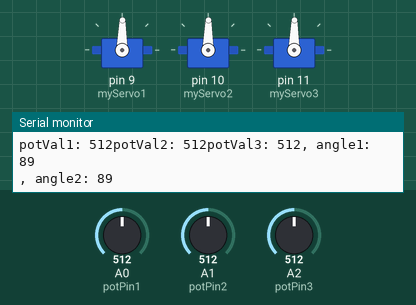
The sketch below on a simulated Arduino Uno, built with avr-gcc and run on an emulated ATmega328P. On the bench: 3 × servo, the last lines printed to the serial monitor. The inputs (shaded band) are chosen by the test bench; at power-on: A0 (potPin1) = 512, A1 (potPin2) = 512, A2 (potPin3) = 512.

Above: at 1.2 s.
1.3 s: A0 (potPin1) set to 560
At 2.3 s:
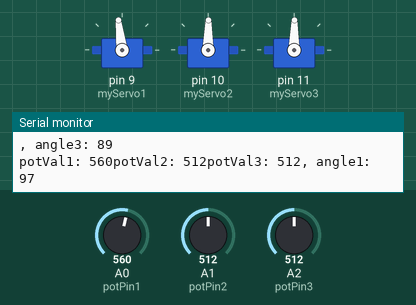
2.8 s: A0 (potPin1) set to 583
At 3.8 s:
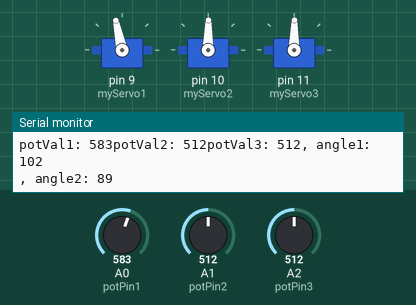
4.4 s: A1 (potPin2) set to 556
At 4.8 s:
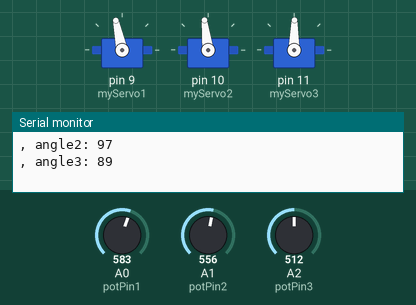
7.4 s: A1 (potPin2) set to 587
At 8.5 s:
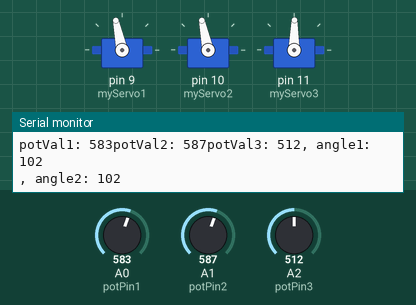
9.0 s: A2 (potPin3) set to 561
At 10.3 s:
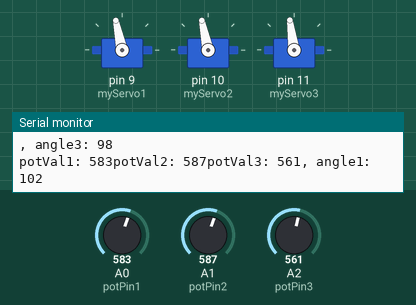
10.6 s: A2 (potPin3) set to 581
At 12.0 s:
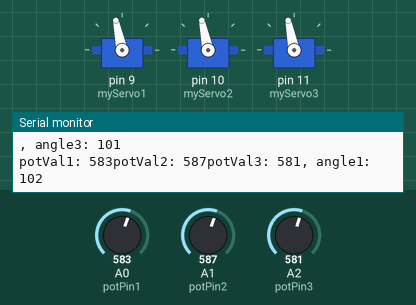
Timing chart, 0 to 13.2 s (numbered marks = the images above; inputs shaded):
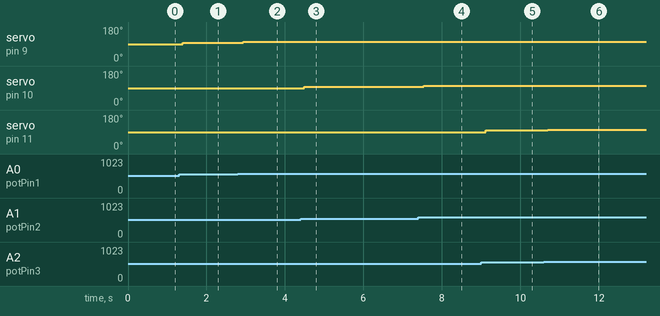

Measured:
- after the input at 1.3 s, servo on pin 9 (myServo1): 89° → 97° after 0.09 s
- after the input at 2.8 s, servo on pin 9 (myServo1): 97° → 102° after 0.14 s
- after the input at 4.4 s, servo on pin 10 (myServo2): 89° → 97° after 0.10 s
- after the input at 7.4 s, servo on pin 10 (myServo2): 97° → 102° after 0.14 s
- after the input at 9.0 s, servo on pin 11 (myServo3): 89° → 98° after 0.12 s
- after the input at 10.6 s, servo on pin 11 (myServo3): 98° → 101° after 0.10 s

The sketch:

sketch_nov12a_3servo.ino
```cpp
/*
Arduino Starter Kit example
Project 5 - Servo Mood Indicator

This sketch is written to accompany Project 5 in the
Arduino Starter Kit

Parts required:
servo motor
10 kilohm potentiometer
2 100 uF electrolytic capacitors

Created 13 September 2012
by Scott Fitzgerald

http://www.arduino.cc/starterKit

This example code is part of the public domain
*/

// include the servo library
#include <Servo.h>

Servo myServo1; // create a servo object
Servo myServo2; // create a servo object
Servo myServo3; // create a servo object

int const potPin1 = A0; // analog pin used to connect the potentiometer
int const potPin2 = A1; // analog pin used to connect the potentiometer
int const potPin3 = A2; // analog pin used to connect the potentiometer
int potVal1; // variable to read the value from the analog pin
int potVal2; // variable to read the value from the analog pin
int potVal3; // variable to read the value from the analog pin
int angle1; // variable to hold the angle for the servo motor
int angle2; // variable to hold the angle for the servo motor
int angle3; // variable to hold the angle for the servo motor

void setup() {
myServo1.attach(9); // attaches the servo on pin 9 to the servo object
myServo2.attach(10); // attaches the servo on pin 9 to the servo object
myServo3.attach(11); // attaches the servo on pin 9 to the servo object
Serial.begin(9600); // open a serial connection to your computer
}

void loop() {
potVal1 = analogRead(potPin1); // read the value of the potentiometer
potVal2 = analogRead(potPin2); // read the value of the potentiometer
potVal3 = analogRead(potPin3); // read the value of the potentiometer
// print out the value to the serial monitor
Serial.print("potVal1: ");
Serial.print(potVal1);
Serial.print("potVal2: ");
Serial.print(potVal2);
Serial.print("potVal3: ");
Serial.print(potVal3);

// scale the numbers from the pot
angle1 = map(potVal1, 0, 1023, 0, 179);
angle2 = map(potVal2, 0, 1023, 0, 179);
angle3 = map(potVal3, 0, 1023, 0, 179);

// print out the angle for the servo motor
Serial.print(", angle1: ");
Serial.println(angle1);
Serial.print(", angle2: ");
Serial.println(angle2);
Serial.print(", angle3: ");
Serial.println(angle3);

// set the servo position
myServo1.write(angle1);
myServo2.write(angle2);
myServo3.write(angle3);

// wait for the servo to get there
//delay(15);
delay(15);
}
```
